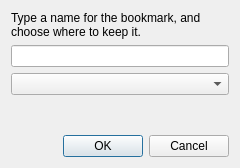
<ui version="4.0" >
 <class>AddBookmarkDialog</class>
 <widget class="QDialog" name="AddBookmarkDialog" >
  <property name="geometry" >
   <rect>
    <x>0</x>
    <y>0</y>
    <width>240</width>
    <height>168</height>
   </rect>
  </property>
  <property name="windowTitle" >
   <string>Add Bookmark</string>
  </property>
  <layout class="QVBoxLayout" name="verticalLayout" >
   <item>
    <widget class="QLabel" name="label" >
     <property name="text" >
      <string>Type a name for the bookmark, and choose where to keep it.</string>
     </property>
     <property name="textFormat" >
      <enum>Qt::PlainText</enum>
     </property>
     <property name="wordWrap" >
      <bool>true</bool>
     </property>
    </widget>
   </item>
   <item>
    <widget class="QLineEdit" name="name" />
   </item>
   <item>
    <widget class="QComboBox" name="location" />
   </item>
   <item>
    <spacer name="verticalSpacer" >
     <property name="orientation" >
      <enum>Qt::Vertical</enum>
     </property>
     <property name="sizeHint" stdset="0" >
      <size>
       <width>20</width>
       <height>2</height>
      </size>
     </property>
    </spacer>
   </item>
   <item>
    <widget class="QDialogButtonBox" name="buttonBox" >
     <property name="orientation" >
      <enum>Qt::Horizontal</enum>
     </property>
     <property name="standardButtons" >
      <set>QDialogButtonBox::Cancel|QDialogButtonBox::Ok</set>
     </property>
     <property name="centerButtons" >
      <bool>false</bool>
     </property>
    </widget>
   </item>
  </layout>
 </widget>
 <resources/>
 <connections>
  <connection>
   <sender>buttonBox</sender>
   <signal>accepted()</signal>
   <receiver>AddBookmarkDialog</receiver>
   <slot>accept()</slot>
   <hints>
    <hint type="sourcelabel" >
     <x>248</x>
     <y>254</y>
    </hint>
    <hint type="destinationlabel" >
     <x>157</x>
     <y>274</y>
    </hint>
   </hints>
  </connection>
  <connection>
   <sender>buttonBox</sender>
   <signal>rejected()</signal>
   <receiver>AddBookmarkDialog</receiver>
   <slot>reject()</slot>
   <hints>
    <hint type="sourcelabel" >
     <x>316</x>
     <y>260</y>
    </hint>
    <hint type="destinationlabel" >
     <x>286</x>
     <y>274</y>
    </hint>
   </hints>
  </connection>
 </connections>
</ui>
